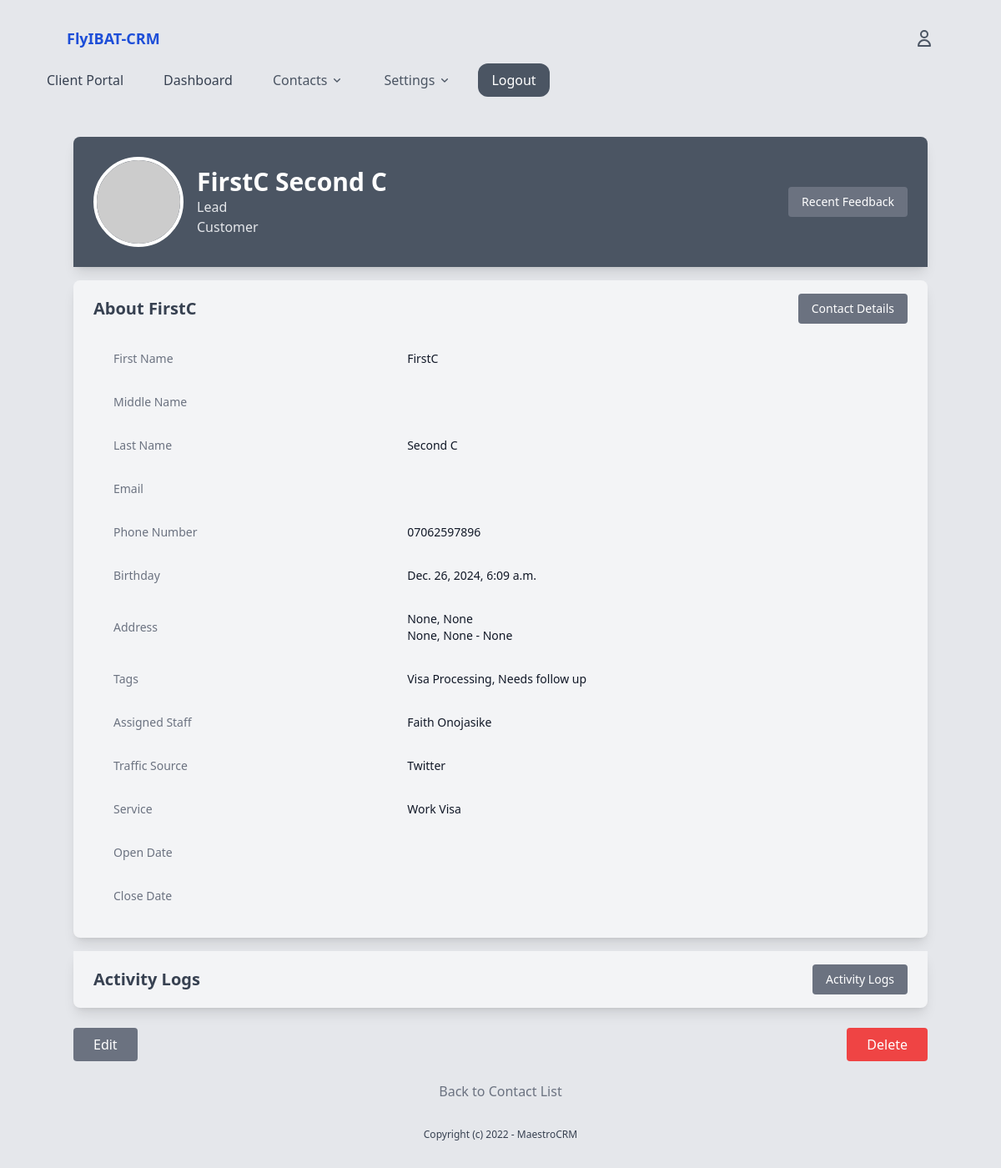
Page /contacts/contact_deatil/829/ (signed in) on the committed database.
### contacts/models.py (models this page shows, shortened)
class Contact(models.Model):
    user = models.OneToOneField(User, on_delete=models.SET_NULL, related_name='contact', null=True, blank=True)
    first_name = models.CharField(max_length=150, blank=True, null=True)
    middle_name = models.CharField(max_length=100, blank=True, null=True)
    last_name = models.CharField(max_length=150, blank=True, null=True)
    email = models.EmailField(blank=True, null=True)
    phone_number = models.CharField(max_length=15, blank=True)
    gender = models.CharField(max_length=10, choices=[('M', 'Male'), ('F', 'Female')], blank=True)
    marital_status = models.CharField(max_length=20, choices=[('Single', 'Single'), ('Married', 'Married'), ('Divorced', 'Divorced'), ('Widowed', 'Widowed'), ('Other', 'Other')], blank=True)
    date_of_birth = models.DateTimeField(blank=True, null=True)
    address_line1 = models.CharField(max_length=255, blank=True, null=True)
    address_line2 = models.CharField(max_length=255, blank=True, null=True)
    city = models.CharField(max_length=100, blank=True, null=True)
    state = models.CharField(max_length=100, blank=True, null=True)
    country = models.CharField(max_length=50, blank=True, null=True)
    postal_code = models.CharField(max_length=20, blank=True, null=True)
    services = models.ForeignKey(Service, on_delete=models.SET_NULL, null=True, blank=True, related_name='contacts')
    status = models.ForeignKey(Status, on_delete=models.SET_NULL, related_name='contacts', null=True, blank=True)
    tags = models.ManyToManyField(Tag, blank=True, related_name='contacts')
    assigned_staff = models.ForeignKey(User, on_delete=models.SET_NULL, null=True, blank=True, related_name='assigned_contacts')
    traffic_source = models.ForeignKey(TrafficSource, on_delete=models.SET_NULL, null=True, blank=True, related_name='traffic_source_contact')
    new_or_old = models.CharField(max_length=20, choices=[('New', 'New'), ('Old', 'Old')], blank=True) #Can help in scheduling follow-ups or communications.
    referred_by = models.ForeignKey(User, on_delete=models.SET_NULL, null=True, related_name='referee_contacts')
    preferred_contact_method = models.CharField(max_length=20, choices=[('Email', 'Email'), ('Phone', 'Phone'), ('Text', 'Text'), ('Mail', 'Mail')], blank=True) #Helps in choosing how to best reach the contact.
    contact_frequency = models.CharField(max_length=20, choices=[('Daily', 'Daily'), ('Weekly', 'Weekly'), ('Monthly', 'Monthly'), ('On Demand', 'On Demand')], blank=True) #Can help in scheduling follow-ups or communications.
    created_by = models.ForeignKey(User, on_delete=models.SET_NULL, null=True, related_name='created_contacts')
    created_at = models.DateTimeField(auto_now_add=True)
    modified_at = models.DateTimeField(auto_now=True) #Can be used to track last contacted
    updated_by = models.ForeignKey(User, on_delete=models.SET_NULL, null=True, related_name='updated_contacts')
    close_date = models.DateTimeField(blank=True, null=True)
    custom_field_1 = models.CharField(max_length=255, blank=True, null=True)#Depending on business needs, might have specific data points to track. This could be expanded with more fields or dynamically through a generic foreign key to a custom field model.
    marketing_consent = models.BooleanField(default=False, help_text="Has this contact consented to marketing communications?")
    gdpr_compliant = models.BooleanField(default=False, help_text="Is this contact GDPR compliant?")

### settings/models.py (models this page shows)
class Status(models.Model):
    name = models.CharField(max_length=50, unique=True)  # e.g., 'Active', 'Inactive', 'Pending'
    def __str__(self):
        return self.name
    class Meta:
        verbose_name_plural = "Statuses"

class Tag(models.Model):
    name = models.CharField(max_length=50, unique=True)
    category = models.ForeignKey(TagCategory, on_delete=models.SET_NULL, null=True, blank=True, related_name='segments')
    def __str__(self):
        return self.name

class TrafficSource(models.Model):
    name = models.CharField(max_length=50, unique=True)  # e.g., 'Active', 'Inactive', 'Pending'
    def __str__(self):
        return self.name

class Service(models.Model):
    name = models.CharField(max_length=50, unique=True)  # e.g., 'Active', 'Inactive', 'Pending'
    def __str__(self):
        return self.name

### contacts/views.py (the view, shortened to what this page needs)
# urls.py: path('contact_deatil/<int:contact_id>/', views.contact_detail, name='contact_detail'),
@login_required
def contact_detail(request, contact_id, log_id=None):
    contact = get_object_or_404(Contact, id=contact_id)
    recent_activities = contact.log.all().order_by('-created_at')[:3]
    logs = Log.objects.filter(contact=contact).order_by('-created_at')
    form = LogForm()
    if log_id:
        log = get_object_or_404(Log, id=log_id)
        form = LogForm(instance=log)  # Populate the form with the current log details
    context = {
        'contact': contact,
        'recent_activities': recent_activities,
        'logs': logs,
        'form': form,
        'log_id': log_id,  # Pass the log_id to identify the form in the template
    }
    return render(request, 'contact/contact_detail.html', context)

### core/context_processors.py (called while the page is built)
def user_roles(request):
    if request.user.is_authenticated:
        groups = request.user.groups.values_list('name', flat=True)
        return {'user_roles': groups}
    return {}

### contacts/templates/contact/contact_detail.html (shortened to what this page needs)
{% extends 'core/base.html' %}
{% block content %}
<div class="container mx-auto mt-8">
    <div id="bioSection" class="bg-gray-600 text-white rounded-t-lg shadow-lg overflow-hidden mb-4">
        <div class="p-6 flex items-center justify-between">
            <div class="flex items-center space-x-4">
                <img src="https://via.placeholder.com/100" alt="Contact Photo"
                    class="rounded-full border-4 border-white">
                <div>
                    <h2 class="text-3xl font-bold">
                        {{ contact.first_name }} {{ contact.last_name }}
                    </h2>
                    <p class="text-gray-200 font-medium">{{ contact.status }}</p>
                    <p class="text-gray-200 font-medium">{{ contact.new_or_old }} Customer</p>
                </div>
            </div>
            <button id="toggleBio"
                class="text-sm bg-gray-500 hover:bg-gray-700 text-white px-4 py-2 rounded transition duration-300">Recent Feedback</button>
        </div>
    </div>
    <div id="detailsSection" class="bg-gray-100 rounded-lg shadow-lg mb-4 overflow-hidden">
        <div class="px-6 py-4 flex justify-between items-center">
            <h2 class="text-xl font-bold text-gray-700">About {{contact.first_name}} </h2>
            <button id="toggleDetails"
                class="text-sm bg-gray-500 hover:bg-gray-700 text-white px-4 py-2 rounded transition duration-300">Contact
                Details</button>
        </div>
        <div id="detailsContent" class="px-6 pb-6">
            <table class="min-w-full divide-y divide-gray-300">
                <tbody>
                    <tr>
                        <td class="px-6 py-4 whitespace-nowrap text-sm text-gray-500">First Name</td>
                        <td class="px-6 py-4 whitespace-nowrap text-sm text-gray-900"> {{contact.first_name}} </td>
                    </tr>
                    <tr>
                        <td class="px-6 py-4 whitespace-nowrap text-sm text-gray-500">Middle Name</td>
                        <td class="px-6 py-4 whitespace-nowrap text-sm text-gray-900">{{ contact.middle_name }}</td>
                    </tr>
                    <tr>
                        <td class="px-6 py-4 whitespace-nowrap text-sm text-gray-500">Last Name</td>
                        <td class="px-6 py-4 whitespace-nowrap text-sm text-gray-900"> {{contact.last_name}} </td>
                    </tr>
                    <tr>
                        <td class="px-6 py-4 whitespace-nowrap text-sm text-gray-500">Email</td>
                        <td class="px-6 py-4 whitespace-nowrap text-sm text-gray-900"> {{contact.email}} </td>
                    </tr>
                    <tr>
                        <td class="px-6 py-4 whitespace-nowrap text-sm text-gray-500">Phone Number</td>
                        <td class="px-6 py-4 whitespace-nowrap text-sm text-gray-900">{{ contact.phone_number }}</td>
                    </tr>
                    <tr>
                        <td class="px-6 py-4 whitespace-nowrap text-sm text-gray-500">Birthday</td>
                        <td class="px-6 py-4 whitespace-nowrap text-sm text-gray-900">{{ contact.date_of_birth }}</td>
                    </tr>
                    <tr>
                        <td class="px-6 py-4 whitespace-nowrap text-sm text-gray-500">Address</td>
                        <td class="px-6 py-4 whitespace-nowrap text-sm text-gray-900">
                            {{ contact.address_line1 }}, {{ contact.address_line2 }}<br>
                            {{ contact.city }}, {{ contact.country }} - {{ contact.postal_code}}
                        </td>
                    </tr>
                    <tr>
                        <td class="px-6 py-4 whitespace-nowrap text-sm text-gray-500">Tags</td>
                        <td class="px-6 py-4 whitespace-nowrap text-sm text-gray-900">
                            {% if contact.tags.all %}
                            {{ contact.tags.all|join:", " }}
                            {% else %}
                            None
                            {% endif %}
                        </td>
                    </tr>
                    <tr>
                        <td class="px-6 py-4 whitespace-nowrap text-sm text-gray-500">Assigned Staff</td>
                        <td class="px-6 py-4 whitespace-nowrap text-sm text-gray-900">{{contact.assigned_staff.get_full_name }}</td>
                    </tr>
                    <tr>
                        <td class="px-6 py-4 whitespace-nowrap text-sm text-gray-500">Traffic Source</td>
                        <td class="px-6 py-4 whitespace-nowrap text-sm text-gray-900">{{ contact.traffic_source }}</td>
                    </tr>
                    <tr>
                        <td class="px-6 py-4 whitespace-nowrap text-sm text-gray-500">Service</td>
                        <td class="px-6 py-4 whitespace-nowrap text-sm text-gray-900">{{ contact.services }}</td>
                    </tr>
                    <tr>
                        <td class="px-6 py-4 whitespace-nowrap text-sm text-gray-500">Open Date</td>
                        <td class="px-6 py-4 whitespace-nowrap text-sm text-gray-900">{{ contact.open_date|date:"Y-m-d H:i" }}</td>
                    </tr>
                    <tr>
                        <td class="px-6 py-4 whitespace-nowrap text-sm text-gray-500">Close Date</td>
                        <td class="px-6 py-4 whitespace-nowrap text-sm text-gray-900">{{ contact.close_date|date:"Y-m-d H:i" }}</td>
                    </tr>
                </tbody>
            </table>
        </div>
    </div>
    <div id="logsSection" class="bg-gray-100 rounded-b-lg shadow-lg overflow-hidden">
        <div class="px-6 py-4 flex justify-between items-center">
            <h2 class="text-xl font-bold text-gray-700">Activity Logs</h2>
            <button id="toggleLogs"
                class="text-sm bg-gray-500 hover:bg-gray-700 text-white px-4 py-2 rounded transition duration-300">Activity
                Logs</button>
        </div>
    </div>
    <div class="mt-6 flex justify-between">
        <a href="{% url 'update_contact' contact.id %}"
            class="bg-gray-500 hover:bg-gray-700 text-white py-2 px-6 rounded transition duration-300">Edit</a>
        <form action="{% url 'delete_contact' contact.id %}" method="POST" class="inline">
            <button onclick="return confirmDelete();" type="submit"
                class="bg-red-500 hover:bg-red-600 text-white py-2 px-6 rounded transition duration-300">Delete</button>
        </form>
    </div>
    <div class="mt-6 text-center">
        <a href="{% url 'contact_list' %}"
            class="text-gray-500 hover:text-gray-700 hover:underline transition duration-300">Back to Contact List</a>
    </div>
</div>
{% endblock %}

### rows in the picture
Contact: first_name "FirstC", last_name "Second C", status "Lead", phone_number "07062597896", date_of_birth "Dec. 26, 2024, 6:09 a.m.", address_line1 "None", address_line2 "None", city "None", country "None", postal_code "None", tags.all "Visa Processing, Needs follow up", assigned_staff.get_full_name "Faith Onojasike", traffic_source "Twitter", services "Work Visa"
